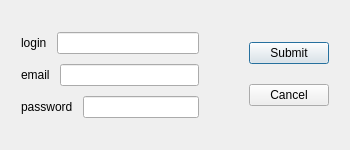
<?xml version="1.0" encoding="UTF-8"?>
<ui version="4.0">
 <class>dialog_register</class>
 <widget class="QDialog" name="dialog_register">
  <property name="geometry">
   <rect>
    <x>0</x>
    <y>0</y>
    <width>350</width>
    <height>150</height>
   </rect>
  </property>
  <property name="minimumSize">
   <size>
    <width>350</width>
    <height>150</height>
   </size>
  </property>
  <property name="maximumSize">
   <size>
    <width>500</width>
    <height>350</height>
   </size>
  </property>
  <property name="windowTitle">
   <string>Dialog</string>
  </property>
  <layout class="QVBoxLayout" name="verticalLayout_3">
   <item>
    <layout class="QHBoxLayout" name="horizontalLayout_4">
     <property name="spacing">
      <number>10</number>
     </property>
     <property name="leftMargin">
      <number>10</number>
     </property>
     <property name="topMargin">
      <number>10</number>
     </property>
     <property name="rightMargin">
      <number>10</number>
     </property>
     <property name="bottomMargin">
      <number>10</number>
     </property>
     <item>
      <layout class="QVBoxLayout" name="verticalLayout">
       <item>
        <layout class="QHBoxLayout" name="horizontalLayout">
         <item>
          <widget class="QLabel" name="label">
           <property name="enabled">
            <bool>true</bool>
           </property>
           <property name="text">
            <string>login</string>
           </property>
          </widget>
         </item>
         <item>
          <widget class="QLineEdit" name="login"/>
         </item>
        </layout>
       </item>
       <item>
        <layout class="QHBoxLayout" name="horizontalLayout_2">
         <item>
          <widget class="QLabel" name="label_2">
           <property name="text">
            <string>email</string>
           </property>
          </widget>
         </item>
         <item>
          <widget class="QLineEdit" name="email"/>
         </item>
        </layout>
       </item>
       <item>
        <layout class="QHBoxLayout" name="horizontalLayout_3">
         <item>
          <widget class="QLabel" name="label_3">
           <property name="text">
            <string>password</string>
           </property>
          </widget>
         </item>
         <item>
          <widget class="QLineEdit" name="password"/>
         </item>
        </layout>
       </item>
      </layout>
     </item>
     <item>
      <spacer name="horizontalSpacer">
       <property name="orientation">
        <enum>Qt::Horizontal</enum>
       </property>
       <property name="sizeType">
        <enum>QSizePolicy::Fixed</enum>
       </property>
       <property name="sizeHint" stdset="0">
        <size>
         <width>40</width>
         <height>20</height>
        </size>
       </property>
      </spacer>
     </item>
     <item>
      <layout class="QVBoxLayout" name="verticalLayout_2">
       <item>
        <widget class="QPushButton" name="send">
         <property name="enabled">
          <bool>true</bool>
         </property>
         <property name="text">
          <string>Submit</string>
         </property>
         <property name="checkable">
          <bool>false</bool>
         </property>
         <property name="autoExclusive">
          <bool>false</bool>
         </property>
         <property name="autoDefault">
          <bool>true</bool>
         </property>
         <property name="default">
          <bool>true</bool>
         </property>
         <property name="flat">
          <bool>false</bool>
         </property>
        </widget>
       </item>
       <item>
        <widget class="QPushButton" name="exit">
         <property name="text">
          <string>Cancel</string>
         </property>
        </widget>
       </item>
      </layout>
     </item>
    </layout>
   </item>
  </layout>
 </widget>
 <resources/>
 <connections/>
</ui>
